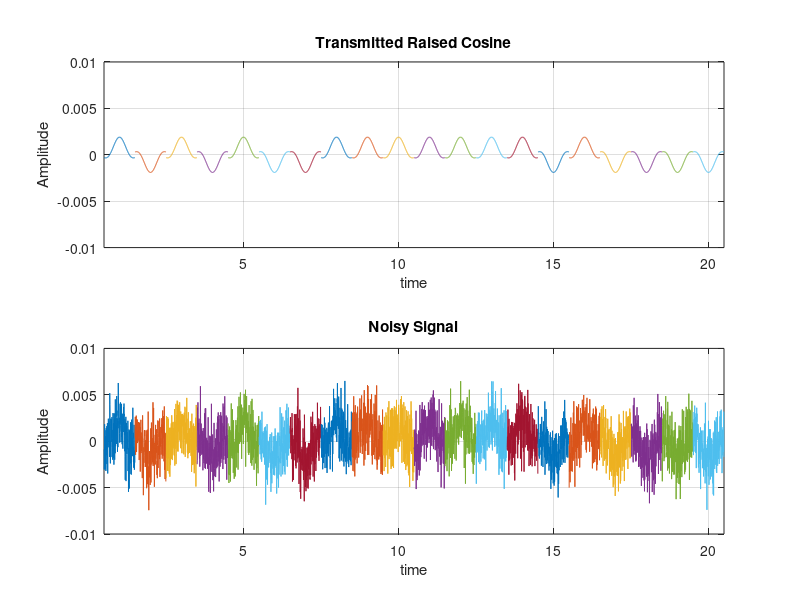

Write MATLAB code to recreate this figure. (Note: this script raises an error after producing the figure.)
clear all;
P = 0.2;
Gr = 10;
Gt = 10;
lambda = 0.3370;
d = 100;
h = (Gr*Gt*(lambda)^2./(4*pi.*(d).^2)).^(0.5);
message = [1 0 1 0 1 0 0 1 1 1 1 1 1 1 0 1 0 0 0 0]; %My name encoded in ShannoFeno code
N = length(message);
for T=1:1:N+1
    fs = 200;
    ts = 1/fs;
    t = T-1/2:ts:(1/2+T);
    t1=-1/2:ts:1/2;
    const = [-1 1];
    if message(T) == 1
        m = 1;
    else
        m = -1;
    end
    raised_cosine_pulse = h*m*P*(cos(pi*1.*(t1)).*sinc(pi*1.*(t1)))./(1-4*(1).*((t1).^2));
    received_rc = raised_cosine_pulse + h*P*randn(1, length(raised_cosine_pulse));
    %m_t=r.*rectangularPulse(t);
    hold on;
    subplot(211);
    plot(t,raised_cosine_pulse);
     title('Transmitted Raised Cosine');
     xlabel('time')
     ylabel('Amplitude')
     grid on
     axis([-inf inf -0.01 0.01])
   hold on;
   subplot(212);
   plot(t,received_rc);
   title('Noisy Signal');
   xlabel('time')
   ylabel('Amplitude')
   grid on
   axis([-inf  inf -0.01 0.01])
   pause(0.5)
end